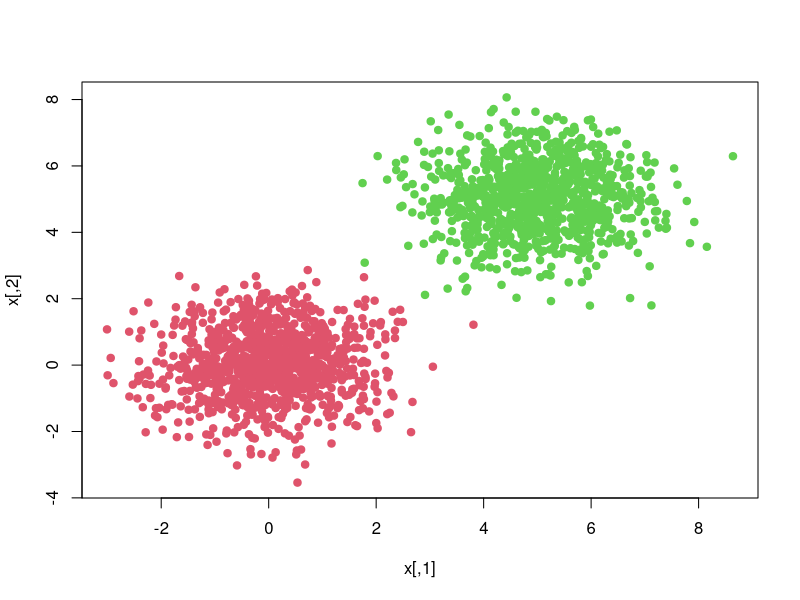
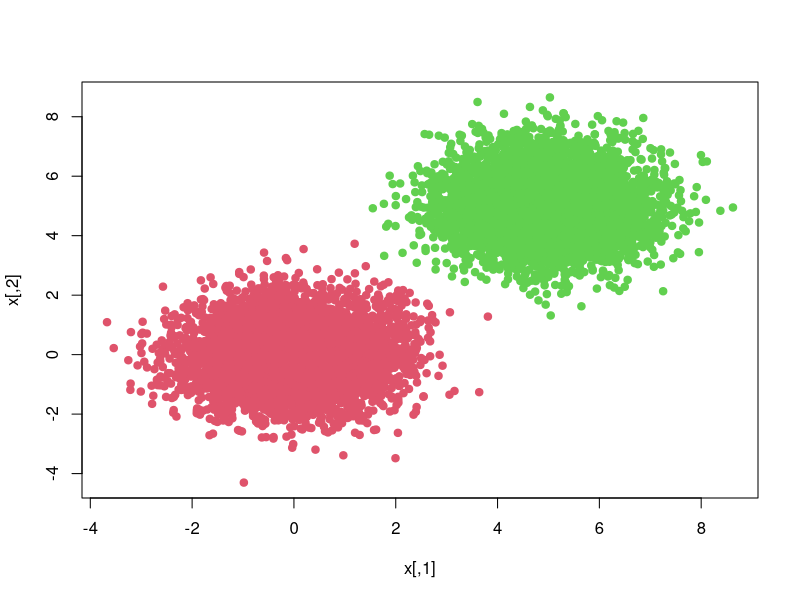
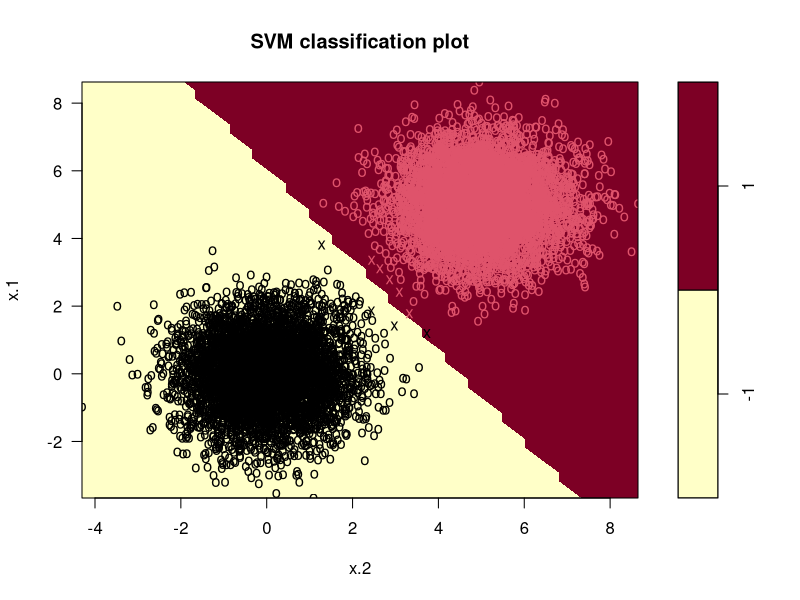

Write R code to recreate these figures, in order.
rm(list=ls())

options(scipen = 999)
library(e1071)


##6A
#Generate two-class data with p = 2 in such a way that the classes
#are just barely linearly separable.


set.seed(1)
x <- matrix(rnorm(2000 * 2), ncol = 2)
y <- c(rep(-1, 1000), rep(1, 1000))
x[y == 1, ] <- x[y == 1, ] + 5
plot(x, col = (y + 5) / 2, pch = 19)
#dat <- data.frame(x = x, y = as.factor(y))


set.seed(1)
x <- matrix(rnorm(10000 * 2), ncol = 2)
y <- c(rep(-1, 5000), rep(1, 5000))
x[y == 1, ] <- x[y == 1, ] + 5
plot(x, col = (y + 5) / 2, pch = 19)
dat <- data.frame(x = x, y = as.factor(y))


##6B
#Compute the cross-validation error rates for support vector
#classifiers with a range of cost values. How many training
#errors are misclassified for each value of cost considered, and how
#does this relate to the cross-validation errors obtained?

costs <- c(0.001,0.01,0.1,1,10,100,1000,10000)
svmfit <- svm(y ~ ., data = dat , kernel = "linear", cost=10)
svmfit$index
summary(svmfit)
plot(svmfit, dat)


tune.fit.train <- tune(svm, y ~., data = dat, kernel = 'linear', ranges = list(cost = costs))
summary(tune.fit.train)


bestmod <- tune.fit.train$best.model
summary(bestmod)

ypred <- predict(bestmod, dat)
table(predict = ypred, truth = dat$y)




##6C
#Generate an appropriate test data set, and compute the test
#errors corresponding to each of the values of cost considered.
#Which value of cost leads to the fewest test errors, and how
#does this compare to the values of cost that yield the fewest
#training errors and the fewest cross-validation errors?


xtest <- matrix(rnorm (500 * 2), ncol = 2)
ytest <- sample(c(-1, 1), 500, rep = TRUE)
xtest[ytest == 1, ] <- xtest[ytest == 1, ] + 1
testdat <- data.frame(x = xtest, y = as.factor(ytest))


tune.fit.test <- tune(svm, y ~., data = testdat, kernel = 'linear', ranges = list(cost = costs))
summary(tune.fit.train)

bestmod <- tune.fit.test$best.model
summary(bestmod)

ypred <- predict(bestmod, testdat)
table(predict = ypred, truth = testdat$y)


##6D
#Discuss your results.


#What we see is the bias/variance tradeoff.
#As the cost is increased, the model becomes more ‘flexible’ and the training error goes down.
#With the test data, as the flexibility increases we see a decrease in errors until it reaches an inflection point.
#After this point the model is over fitting and the test error increases.
